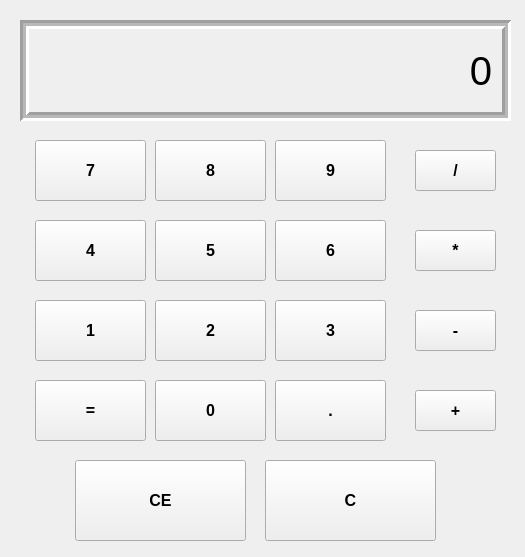
<?xml version="1.0" encoding="UTF-8"?>
<ui version="4.0">
 <class>Form</class>
 <widget class="QWidget" name="Form">
  <property name="geometry">
   <rect>
    <x>0</x>
    <y>0</y>
    <width>525</width>
    <height>557</height>
   </rect>
  </property>
  <property name="windowTitle">
   <string>Form</string>
  </property>
  <widget class="QLabel" name="label">
   <property name="geometry">
    <rect>
     <x>20</x>
     <y>20</y>
     <width>491</width>
     <height>101</height>
    </rect>
   </property>
   <property name="font">
    <font>
     <pointsize>30</pointsize>
     <weight>50</weight>
     <bold>false</bold>
    </font>
   </property>
   <property name="frameShape">
    <enum>QFrame::Box</enum>
   </property>
   <property name="frameShadow">
    <enum>QFrame::Sunken</enum>
   </property>
   <property name="lineWidth">
    <number>3</number>
   </property>
   <property name="midLineWidth">
    <number>3</number>
   </property>
   <property name="text">
    <string>0</string>
   </property>
   <property name="textFormat">
    <enum>Qt::AutoText</enum>
   </property>
   <property name="scaledContents">
    <bool>false</bool>
   </property>
   <property name="alignment">
    <set>Qt::AlignRight|Qt::AlignTrailing|Qt::AlignVCenter</set>
   </property>
   <property name="wordWrap">
    <bool>false</bool>
   </property>
   <property name="margin">
    <number>20</number>
   </property>
  </widget>
  <widget class="QPushButton" name="Button7">
   <property name="geometry">
    <rect>
     <x>35</x>
     <y>140</y>
     <width>111</width>
     <height>61</height>
    </rect>
   </property>
   <property name="font">
    <font>
     <pointsize>12</pointsize>
     <weight>75</weight>
     <bold>true</bold>
    </font>
   </property>
   <property name="text">
    <string>7</string>
   </property>
   <property name="default">
    <bool>false</bool>
   </property>
   <property name="flat">
    <bool>false</bool>
   </property>
  </widget>
  <widget class="QPushButton" name="Button8">
   <property name="geometry">
    <rect>
     <x>155</x>
     <y>140</y>
     <width>111</width>
     <height>61</height>
    </rect>
   </property>
   <property name="font">
    <font>
     <pointsize>12</pointsize>
     <weight>75</weight>
     <bold>true</bold>
    </font>
   </property>
   <property name="text">
    <string>8</string>
   </property>
  </widget>
  <widget class="QPushButton" name="Button9">
   <property name="geometry">
    <rect>
     <x>275</x>
     <y>140</y>
     <width>111</width>
     <height>61</height>
    </rect>
   </property>
   <property name="font">
    <font>
     <pointsize>12</pointsize>
     <weight>75</weight>
     <bold>true</bold>
    </font>
   </property>
   <property name="text">
    <string>9</string>
   </property>
  </widget>
  <widget class="QPushButton" name="Button4">
   <property name="geometry">
    <rect>
     <x>35</x>
     <y>220</y>
     <width>111</width>
     <height>61</height>
    </rect>
   </property>
   <property name="font">
    <font>
     <pointsize>12</pointsize>
     <weight>75</weight>
     <bold>true</bold>
    </font>
   </property>
   <property name="text">
    <string>4</string>
   </property>
  </widget>
  <widget class="QPushButton" name="Button6">
   <property name="geometry">
    <rect>
     <x>275</x>
     <y>220</y>
     <width>111</width>
     <height>61</height>
    </rect>
   </property>
   <property name="font">
    <font>
     <pointsize>12</pointsize>
     <weight>75</weight>
     <bold>true</bold>
    </font>
   </property>
   <property name="text">
    <string>6</string>
   </property>
  </widget>
  <widget class="QPushButton" name="Button5">
   <property name="geometry">
    <rect>
     <x>155</x>
     <y>220</y>
     <width>111</width>
     <height>61</height>
    </rect>
   </property>
   <property name="font">
    <font>
     <pointsize>12</pointsize>
     <weight>75</weight>
     <bold>true</bold>
    </font>
   </property>
   <property name="text">
    <string>5</string>
   </property>
  </widget>
  <widget class="QPushButton" name="Button1">
   <property name="geometry">
    <rect>
     <x>35</x>
     <y>300</y>
     <width>111</width>
     <height>61</height>
    </rect>
   </property>
   <property name="font">
    <font>
     <pointsize>12</pointsize>
     <weight>75</weight>
     <bold>true</bold>
    </font>
   </property>
   <property name="text">
    <string>1</string>
   </property>
  </widget>
  <widget class="QPushButton" name="Button2">
   <property name="geometry">
    <rect>
     <x>155</x>
     <y>300</y>
     <width>111</width>
     <height>61</height>
    </rect>
   </property>
   <property name="font">
    <font>
     <pointsize>12</pointsize>
     <weight>75</weight>
     <bold>true</bold>
    </font>
   </property>
   <property name="text">
    <string>2</string>
   </property>
  </widget>
  <widget class="QPushButton" name="Button3">
   <property name="geometry">
    <rect>
     <x>275</x>
     <y>300</y>
     <width>111</width>
     <height>61</height>
    </rect>
   </property>
   <property name="font">
    <font>
     <pointsize>12</pointsize>
     <weight>75</weight>
     <bold>true</bold>
    </font>
   </property>
   <property name="text">
    <string>3</string>
   </property>
  </widget>
  <widget class="QPushButton" name="DivideButton">
   <property name="geometry">
    <rect>
     <x>415</x>
     <y>150</y>
     <width>81</width>
     <height>41</height>
    </rect>
   </property>
   <property name="font">
    <font>
     <pointsize>12</pointsize>
     <weight>75</weight>
     <bold>true</bold>
    </font>
   </property>
   <property name="text">
    <string>/</string>
   </property>
  </widget>
  <widget class="QPushButton" name="MultiplyButton">
   <property name="geometry">
    <rect>
     <x>415</x>
     <y>230</y>
     <width>81</width>
     <height>41</height>
    </rect>
   </property>
   <property name="font">
    <font>
     <pointsize>12</pointsize>
     <weight>75</weight>
     <bold>true</bold>
    </font>
   </property>
   <property name="text">
    <string>*</string>
   </property>
  </widget>
  <widget class="QPushButton" name="MinusButton">
   <property name="geometry">
    <rect>
     <x>415</x>
     <y>310</y>
     <width>81</width>
     <height>41</height>
    </rect>
   </property>
   <property name="font">
    <font>
     <pointsize>12</pointsize>
     <weight>75</weight>
     <bold>true</bold>
    </font>
   </property>
   <property name="text">
    <string>-</string>
   </property>
  </widget>
  <widget class="QPushButton" name="PlusButton">
   <property name="geometry">
    <rect>
     <x>415</x>
     <y>390</y>
     <width>81</width>
     <height>41</height>
    </rect>
   </property>
   <property name="font">
    <font>
     <pointsize>12</pointsize>
     <weight>75</weight>
     <bold>true</bold>
    </font>
   </property>
   <property name="text">
    <string>+</string>
   </property>
  </widget>
  <widget class="QPushButton" name="Button0">
   <property name="geometry">
    <rect>
     <x>155</x>
     <y>380</y>
     <width>111</width>
     <height>61</height>
    </rect>
   </property>
   <property name="font">
    <font>
     <pointsize>12</pointsize>
     <weight>75</weight>
     <bold>true</bold>
    </font>
   </property>
   <property name="text">
    <string>0</string>
   </property>
  </widget>
  <widget class="QPushButton" name="EqualButton">
   <property name="geometry">
    <rect>
     <x>35</x>
     <y>380</y>
     <width>111</width>
     <height>61</height>
    </rect>
   </property>
   <property name="font">
    <font>
     <pointsize>12</pointsize>
     <weight>75</weight>
     <bold>true</bold>
    </font>
   </property>
   <property name="text">
    <string>=</string>
   </property>
  </widget>
  <widget class="QPushButton" name="DotButton">
   <property name="geometry">
    <rect>
     <x>275</x>
     <y>380</y>
     <width>111</width>
     <height>61</height>
    </rect>
   </property>
   <property name="font">
    <font>
     <pointsize>12</pointsize>
     <weight>75</weight>
     <bold>true</bold>
    </font>
   </property>
   <property name="text">
    <string>.</string>
   </property>
  </widget>
  <widget class="QPushButton" name="CEButton">
   <property name="geometry">
    <rect>
     <x>75</x>
     <y>460</y>
     <width>171</width>
     <height>81</height>
    </rect>
   </property>
   <property name="font">
    <font>
     <pointsize>12</pointsize>
     <weight>75</weight>
     <bold>true</bold>
    </font>
   </property>
   <property name="text">
    <string>CE</string>
   </property>
  </widget>
  <widget class="QPushButton" name="CButton">
   <property name="geometry">
    <rect>
     <x>265</x>
     <y>460</y>
     <width>171</width>
     <height>81</height>
    </rect>
   </property>
   <property name="font">
    <font>
     <pointsize>12</pointsize>
     <weight>75</weight>
     <bold>true</bold>
    </font>
   </property>
   <property name="text">
    <string>C</string>
   </property>
  </widget>
 </widget>
 <resources/>
 <connections/>
</ui>
